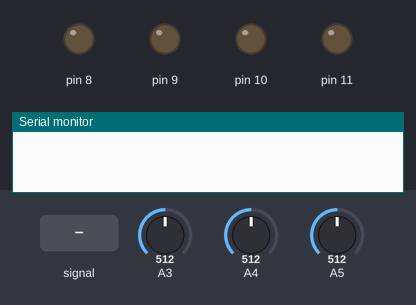
This sketch was run on a simulated Arduino Uno, built with avr-gcc and run on an emulated ATmega328P. Shown: output pins drawn as LEDs (lit = HIGH), the last lines printed to the serial monitor. Dashed ring = blinking. Inputs (shaded band) come from the test bench; at power-on: A4 = 512, A3 = 512, A5 = 512.

Above: at 1.2 s.
1.3 s: A4 fed a 200 Hz sine of ±81 counts around its level
At 1.52 s:
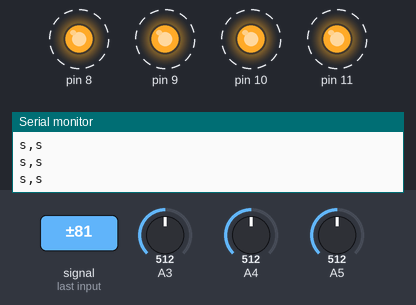
4.3 s: A4 set to 716
At 5.1 s:
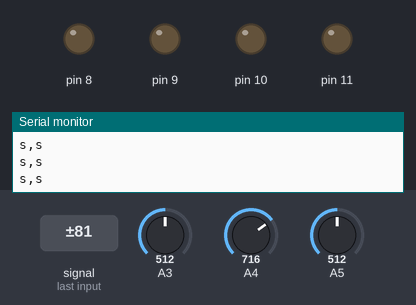
Timing chart, 0 to 7.3 s (numbered marks = the images above; inputs shaded):
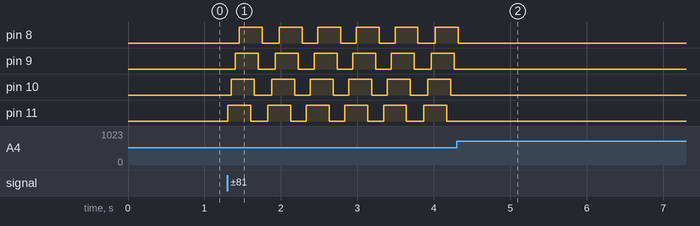

Measured:
- after the input at 1.3 s, pin 8: alternates HIGH for 0.30 s and LOW for 0.20 s, starting after 0.15 s; pin 9: alternates HIGH for 0.30 s and LOW for 0.20 s, starting after 0.10 s; pin 10: alternates HIGH for 0.30 s and LOW for 0.20 s, starting after 0.05 s; pin 11: alternates HIGH for 0.30 s and LOW for 0.20 s, starting at once
- after the input at 4.3 s, pin 8: goes on until 4.3 s, then stays LOW; pin 9–11: stops changing and stays LOW

The sketch:

test_xbee_sword.ino
```cpp
int x0, y0, z0;
int a0;
int n = 10;
int x[10];
int y[10];
int z[10];
int a[10];
int fcount;
int tempcount = 0;

boolean aup;
void setup() {
  for (int i = 8; i < 12; i++) {
    pinMode(i, OUTPUT);
  }
  x0 = analogRead(A5);
  y0 = analogRead(A4);
  z0 = analogRead(A3);
  a0 = sqrt(x0 * x0 + y0 * y0);
  fcount = 0;
  for (int i = 0; i < n; i++) {
    x[i] = 0;
    y[i] = 0;
    z[i] = 0;
    a[i] = 0;
  }

  aup = false;
  Serial.begin(9600);
}

void loop() {
  int x_read = analogRead(A5);
  int y_read = analogRead(A4);
  int z_read = analogRead(A3);
  int x_a = x_read / 10;
  int y_a = y_read / 10;
  int a_read = sqrt(x_a * x_a + y_a * y_a);

  x[fcount] = x_read;
  y[fcount] = y_read;
  z[fcount] = z_read;
  a[fcount] = a_read;

  /////add judge among here

  int acount = 0;
  boolean swipe = false;
  for (int i = 1; i < n; i++) {
    if (a[i] - a[0] > 1) {
      acount ++;
    }
  }
  if (acount > 6) {
    tempcount++;
    swipe = true;
    //Serial.println(tempcount);
    for (int i = 0; i < n; i ++) {
      a[i] = 9999;
    }
    fcount = 1;
    //delay(100);
  }

  int xcount = 0;
  //Serial.println(x_read);
  int xmin = x[0];
  int i_min = 0;
  int xmax = x[0];
  int i_max = 0;
  for (int i = 0; i < n; i++) {
    if (x[i] < xmin) {
      xmin = x[i];
      i_min = i;
    }
    if (x[i] > xmax) {
      xmax = x[i];
      i_max = i;
    }
  }

  if (swipe){
    Serial.println("s,s");
    for (int i = 11; i >= 8; i--){
      digitalWrite(i,HIGH);
      Serial.println("s,s");
      delay(50);
    }
    Serial.println("s,s");
    delay(50);
    Serial.println("s,s");
    delay(50);
    for (int i = 11; i >= 8; i--){
      digitalWrite(i,LOW);
      Serial.println("s,s");
      delay(50);
    }
  }
  //if (xmin < 260 && xmax > 400) {
//    Serial.println("fuck");
//    Serial.println(xmin);
//    Serial.println(xmax);
  //}
  //  for (int i = 1; i < n; i++) {
  //    if (x[i] - x[0] > 10) {
  //      xcount ++;
  //    }
  //  }
  //  if (acount > 6) {
  //    tempcount++;
  //    Serial.println("swipe");
  //    //Serial.println(tempcount);
  //    for (int i = 0; i < n; i ++) {
  //      a[i] = 9999 - i;
  //    }
  //    fcount = 0;


  /////
  x0 = x_read;
  y0 = y_read;
  z0 = z_read;
  a0 = a_read;

  fcount++;
  fcount = fcount % n;
  ///
  if (Serial.read() == 'D') {
    for (int i = 8; i < 12; i++) {
      digitalWrite(i, HIGH);
    }
    delay(0);
    for (int i = 8; i < 12; i++) {
      digitalWrite(i, LOW);
    }
  }

}
```
